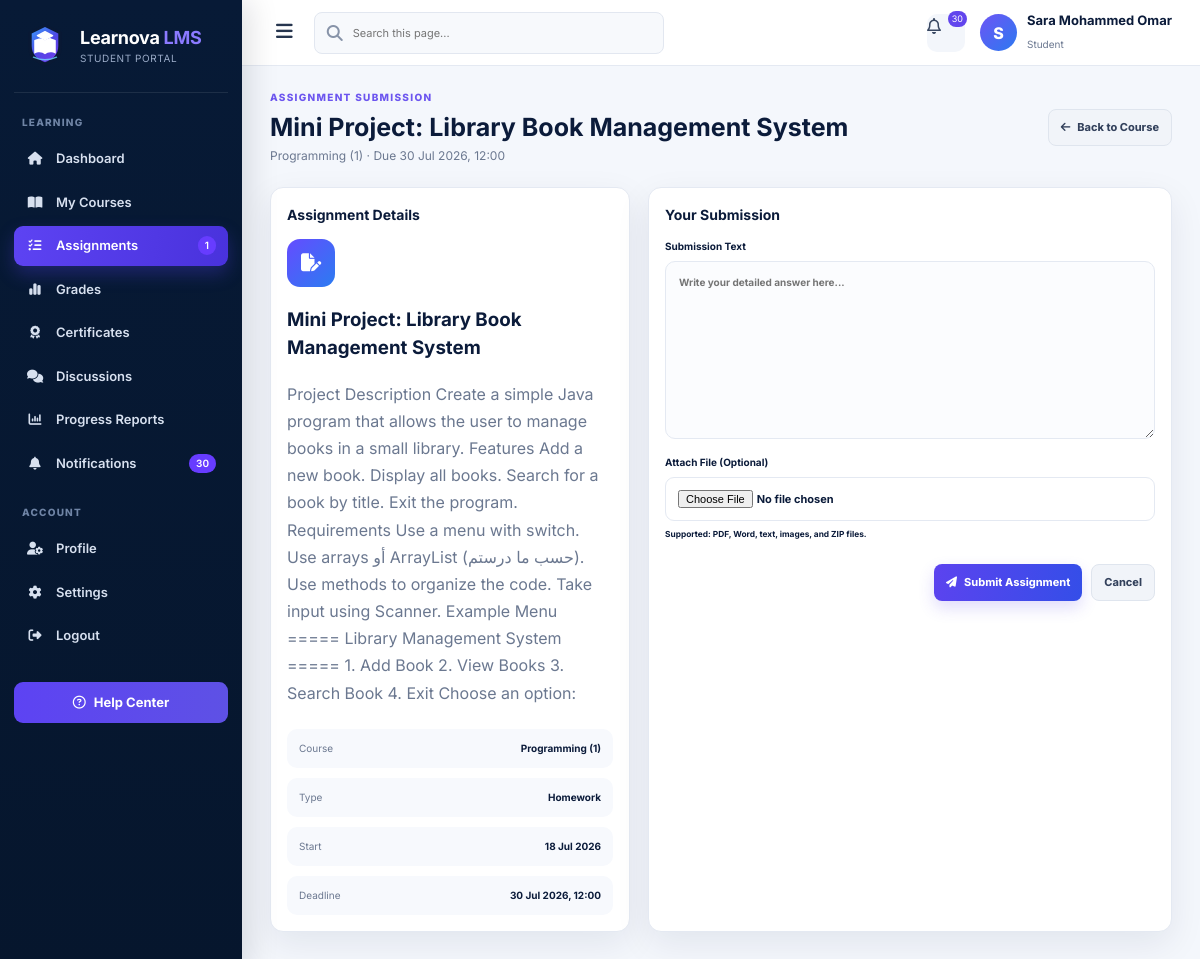
/student/assignment/submit/2 (signed in), run on the app's committed database.
### app/models.py (models this page shows, shortened)
class User(UserMixin, db.Model):
    __tablename__ = 'user'
    id = db.Column(db.Integer, primary_key=True)
    username = db.Column(db.String(50), nullable=False, unique=True, index=True)
    email = db.Column(db.String(100), nullable=False, unique=True, index=True)
    password_hash = db.Column(db.String(255), nullable=False)  # Secure hash
    visible_password = db.Column(db.String(255), nullable=True)  # Demo-only admin display
    role = db.Column(db.String(10), nullable=False)  # 'student', 'teacher', 'admin'
    name_person = db.Column(db.String(100), nullable=True)
    university_id = db.Column(db.String(30), nullable=True, unique=True, index=True)
    employee_id = db.Column(db.String(30), nullable=True, unique=True, index=True)
    phone = db.Column(db.String(25), nullable=True)
    department = db.Column(db.String(100), nullable=True)
    level = db.Column(db.String(30), nullable=True)
    gender = db.Column(db.String(15), nullable=True)
    status = db.Column(db.String(20), nullable=False, default='Active')
    office_number = db.Column(db.String(30), nullable=True)
    academic_rank = db.Column(db.String(60), nullable=True)
    courses = db.relationship('Course', back_populates='teacher', lazy=True)
    enrollments = db.relationship('Enrollment', back_populates='student', lazy=True, cascade='all, delete-orphan')
    submissions = db.relationship('Submission', back_populates='student', lazy=True, cascade='all, delete-orphan')
    grades = db.relationship('Grade', back_populates='student', lazy=True, cascade='all, delete-orphan')

class Assignment(db.Model):
    __tablename__ = 'assignment'
    id = db.Column(db.Integer, primary_key=True)
    title = db.Column(db.String(100), nullable=False)
    description = db.Column(db.Text)
    assignment_type = db.Column(db.String(50), nullable=False, default='homework')
    start_date = db.Column(db.DateTime, nullable=False, default=lambda: datetime.now(timezone.utc))
    due_date = db.Column(db.DateTime, nullable=False, default=lambda: datetime.now(timezone.utc))
    course_id = db.Column(db.Integer, db.ForeignKey('course.id'), nullable=False)
    course = db.relationship('Course', back_populates='assignments')
    submissions = db.relationship(
        'Submission', back_populates='assignment', lazy=True, cascade='all, delete-orphan'
    )
    quiz = db.relationship(
        'Quiz',
        back_populates='assignment',
        uselist=False,
        cascade='all, delete-orphan'
    )

class Course(db.Model):
    __tablename__ = 'course'
    id = db.Column(db.Integer, primary_key=True)
    code = db.Column(db.String(50), nullable=False, unique=True, index=True)
    name = db.Column(db.String(100))
    description = db.Column(db.Text)
    teacher_id = db.Column(db.Integer, db.ForeignKey('user.id'), nullable=False)
    course_identifier = db.Column(
        db.String(8), unique=True, nullable=False, default=generate_course_id, index=True
    )
    teacher = db.relationship('User', back_populates='courses')
    enrollments = db.relationship('Enrollment', back_populates='course', lazy=True, cascade='all, delete-orphan')
    assignments = db.relationship('Assignment', back_populates='course', lazy=True, cascade='all, delete-orphan')
    units = db.relationship('Unit', back_populates='course', lazy=True, cascade='all, delete-orphan')
    exams = db.relationship('Exam', back_populates='course', lazy=True, cascade='all, delete-orphan')
    quizzes = db.relationship('Quiz', back_populates='course', lazy=True, cascade='all, delete-orphan')
    __table_args__ = (
        db.UniqueConstraint('code', name='uq_course_code'),
    )

### app/routes/students.py (the view, shortened to what this page needs)
@students_bp.route('/assignment/submit/<int:assignment_id>', methods=['GET', 'POST'])
@login_required
def submit_assignment(assignment_id):
    assignment = Assignment.query.get_or_404(assignment_id)
    course = assignment.course
    enrollment = next((e for e in current_user.enrollments if e.course_id == course.id), None)
    if not enrollment:
        flash("You are not enrolled in this course.", "warning")
        return redirect(url_for("students.dashboard"))
    submission = Submission.query.filter_by(
        student_id=current_user.id,
        assignment_id=assignment_id
    ).first()
    now = datetime.now(timezone.utc)
    due = assignment.due_date
    if due and due.tzinfo is None:
        due = due.replace(tzinfo=timezone.utc)
    if due and now > due:
        flash('The submission deadline has passed.', 'warning')
        return redirect(url_for('students.view_course', course_id=course.id))
    return render_template('student/submit_assignment.html', assignment=assignment, submission=submission, student=current_user, active_page='assignments', **_student_nav_context(current_user))

### app/routes/admin.py (called while the page is built)
@admin_bp.app_context_processor
def admin_header_counts():
    return {
        'admin_unread_count': Notification.query.filter_by(is_read=False).count(),
        'admin_message_count': DiscussionTopic.query.count(),
    }

### app/routes/students.py (called while the page is built)
def _student_nav_context(student):
    unread = Notification.query.filter_by(user_id=student.id, is_read=False).count()
    pending_assignments = 0
    upcoming = []
    now = datetime.now(timezone.utc)
    for enrollment in student.enrollments:
        for assignment in enrollment.course.assignments:
            if assignment.assignment_type == 'quiz':
                continue
            submitted = Submission.query.filter_by(student_id=student.id, assignment_id=assignment.id).first()
            if not submitted:
                pending_assignments += 1
                upcoming.append(assignment)
    upcoming.sort(key=lambda x: x.due_date or now)
    return {
        'student_nav_unread': unread,
        'student_nav_pending': pending_assignments,
        'student_upcoming': upcoming[:5],
    }

### app/routes/teachers.py (called while the page is built)
@login_manager.user_loader
def load_user(user_id):
    return User.query.get(int(user_id))

### app/templates/student/submit_assignment.html
{% extends 'student/base.html' %}{% block title %}Submit {{ assignment.title }} | Learnova LMS{% endblock %}{% block content %}
<div class="page-title-row"><div><span class="eyebrow">ASSIGNMENT SUBMISSION</span><h1>{{ assignment.title }}</h1><p>{{ assignment.course.name }} · Due {{ assignment.due_date.strftime('%d %b %Y, %H:%M') if assignment.due_date else 'No deadline' }}</p></div><a class="secondary-btn" href="{{ url_for('students.view_course',course_id=assignment.course_id) }}"><i class="fa-solid fa-arrow-left"></i>Back to Course</a></div>
<section class="profile-layout submission-layout"><article class="panel"><div class="panel-head"><h2>Assignment Details</h2></div><div class="assignment-brief"><div class="settings-icon"><i class="fa-solid fa-file-pen"></i></div><h3>{{ assignment.title }}</h3><p>{{ assignment.description or 'Follow the course instructions and submit your work before the deadline.' }}</p><div class="profile-facts"><div><span>Course</span><b>{{ assignment.course.name }}</b></div><div><span>Type</span><b>{{ assignment.assignment_type|title }}</b></div><div><span>Start</span><b>{{ assignment.start_date.strftime('%d %b %Y') }}</b></div><div><span>Deadline</span><b>{{ assignment.due_date.strftime('%d %b %Y, %H:%M') }}</b></div></div></div></article><article class="panel"><div class="panel-head"><h2>Your Submission</h2></div><form method="post" enctype="multipart/form-data" class="form-grid one-column"><label>Submission Text<textarea name="submission_text" rows="10" placeholder="Write your detailed answer here..." required>{{ submission.submission_text if submission else '' }}</textarea></label><label>Attach File (Optional)<input type="file" name="submission_file" accept=".pdf,.doc,.docx,.txt,.jpg,.jpeg,.png,.zip"><small>Supported: PDF, Word, text, images, and ZIP files.</small></label><div class="form-actions"><button class="primary-btn" type="submit"><i class="fa-solid fa-paper-plane"></i>{{ 'Update Submission' if submission else 'Submit Assignment' }}</button><a class="secondary-btn" href="{{ url_for('students.assignments') }}">Cancel</a></div></form></article></section>
{% endblock %}

### app/templates/student/base.html (shortened to what this page needs)
<!doctype html>
<html lang="en">
<head>
  <link rel="stylesheet" href="https://cdnjs.cloudflare.com/ajax/libs/font-awesome/6.5.2/css/all.min.css">
  <link rel="stylesheet" href="{{ url_for('static',filename='professional.css') }}?v=10">
</head>
<body>
<div class="app-layout">
  <aside class="sidebar">
    <a class="sidebar-brand" href="{{ url_for('students.dashboard') }}">
      <img src="{{ url_for('static',filename='brand/learnova-icon.svg') }}" alt="Learnova">
      <span class="brand-copy"><strong>Learnova <b>LMS</b></strong><small>STUDENT PORTAL</small></span>
    </a>
    <div class="nav-section">Learning</div>
    <nav class="side-nav">
      <a class="{{ 'active' if active_page=='dashboard' else '' }}" href="{{ url_for('students.dashboard') }}"><i class="fa-solid fa-house"></i>Dashboard</a>
      <a class="{{ 'active' if active_page=='courses' else '' }}" href="{{ url_for('students.courses') }}"><i class="fa-solid fa-book-open"></i>My Courses</a>
      <a class="{{ 'active' if active_page=='assignments' else '' }}" href="{{ url_for('students.assignments') }}"><i class="fa-solid fa-list-check"></i>Assignments{% if student_nav_pending %}<span class="nav-badge">{{ student_nav_pending }}</span>{% endif %}</a>
      <a class="{{ 'active' if active_page=='grades' else '' }}" href="{{ url_for('students.grades') }}"><i class="fa-solid fa-chart-simple"></i>Grades</a>
      <a class="{{ 'active' if active_page=='certificates' else '' }}" href="{{ url_for('students.certificates') }}"><i class="fa-solid fa-award"></i>Certificates</a>
      <a href="{{ url_for('forum.index') }}"><i class="fa-solid fa-comments"></i>Discussions</a>
      <a class="{{ 'active' if active_page=='reports' else '' }}" href="{{ url_for('students.reports') }}"><i class="fa-solid fa-chart-column"></i>Progress Reports</a>
      <a class="{{ 'active' if active_page=='notifications' else '' }}" href="{{ url_for('students.notifications') }}"><i class="fa-solid fa-bell"></i>Notifications{% if student_nav_unread %}<span class="nav-badge">{{ student_nav_unread }}</span>{% endif %}</a>
    </nav>
    <div class="nav-section">Account</div>
    <nav class="side-nav">
      <a class="{{ 'active' if active_page=='profile' else '' }}" href="{{ url_for('students.student_profile') }}"><i class="fa-solid fa-user-gear"></i>Profile</a>
      <a class="{{ 'active' if active_page=='settings' else '' }}" href="{{ url_for('students.settings') }}"><i class="fa-solid fa-gear"></i>Settings</a>
      <a href="{{ url_for('students.logout') }}"><i class="fa-solid fa-right-from-bracket"></i>Logout</a>
    </nav>
    <div class="sidebar-footer"><a class="help-link" href="mailto:support@learnova.local"><i class="fa-regular fa-circle-question"></i>Help Center</a></div>
  </aside>
  <section class="app-main">
    <header class="top-header">
      <div class="header-left">
        <button class="menu-toggle" data-menu-toggle><i class="fa-solid fa-bars"></i></button>
        <div class="search-box"><i class="fa-solid fa-magnifying-glass"></i><input id="studentGlobalSearch" placeholder="Search this page..."></div>
      </div>
      <div class="header-right">
        <a class="header-icon" href="{{ url_for('students.notifications') }}"><i class="fa-regular fa-bell"></i>{% if student_nav_unread %}<span class="icon-badge">{{ student_nav_unread }}</span>{% endif %}</a>
        <a class="profile-chip" href="{{ url_for('students.student_profile') }}">
          <div class="profile-avatar">{{ (student.name_person or student.username)[0]|upper }}</div>
          <div class="profile-copy"><strong>{{ student.name_person or student.username }}</strong><small>Student</small></div>
        </a>
      </div>
    </header>
    <main class="content">
      {% block content %}{% endblock %}
    </main>
  </section>
</div>
</body>
</html>

### data on the page
User: name_person "S", name_person "Sara Mohammed Omar"
Assignment: title "Mini Project: Library Book Management System", due_date "30 Jul 2026, 12:00", description "Project Description Create a simple Java program that allows the user to manage books in a small library. Features Add a new book. Display all books. Search for a book by title. Exit the program. Requirements Use a menu with switch. Use arrays أو ArrayList (حسب ما درستم). Use methods to organize the code. Take input using Scanner. Example Menu ===== Library Management System ===== 1. Add Book 2. View Books 3. Search Book 4. Exit Choose an option:", assignment_type "Homework", start_date "18 Jul 2026"
Course: course.name "Programming (1)"

### other printed values
{{ student_nav_pending }} "1"
{{ student_nav_unread }} "30"
{{ 'Update Submission' if submission else 'Submit Assignment' }} "Submit Assignment"
